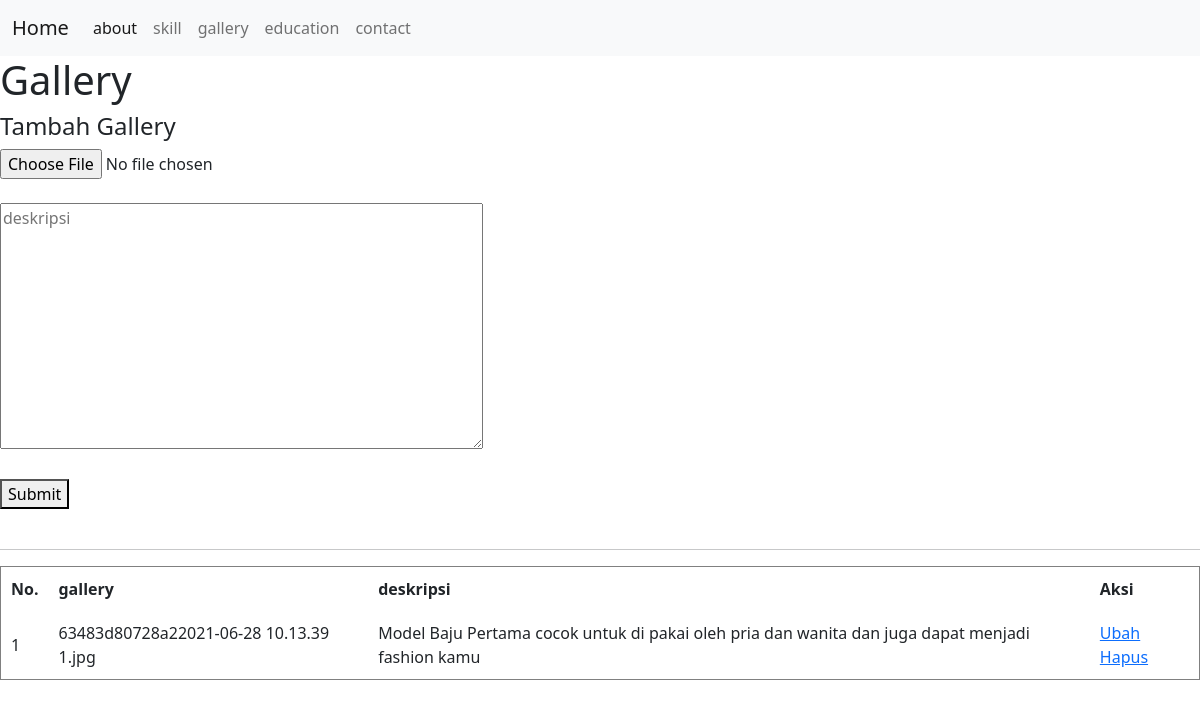
Screenshot of /admin_gallery.php with the database file from the repository.
### tables this page shows
CREATE TABLE `gallery` (
  `id_gallery` int(11) NOT NULL,
  `image` text NOT NULL,
  `deskripsi` varchar(100) NOT NULL
);

### admin_gallery.php (the view, shortened to what this page needs)
<?php
    require_once 'koneksi.php';
    $gallery = mysqli_query($koneksi, "SELECT * FROM gallery");
?>
<!DOCTYPE html>
<html lang="en">
<head>
    <link href="https://cdn.jsdelivr.net/npm/bootstrap@5.0.2/dist/css/bootstrap.min.css" rel="stylesheet">
</head>
<body>
<nav class="navbar navbar-expand-lg navbar-light bg-light">
  <div class="container-fluid">
    <a class="navbar-brand" href="index.php">Home</a>
    <div class="collapse navbar-collapse" id="navbarNav">
      <ul class="navbar-nav">
        <li class="nav-item">
          <a class="nav-link active" aria-current="page" href="admin_about.php">about</a>
        </li>
        <li class="nav-item">
          <a class="nav-link" href="admin_skill.php">skill</a>
        </li>
        <li class="nav-item">
          <a class="nav-link" href="admin_galery.php">gallery</a>
        </li>
        <li class="nav-item">
          <a class="nav-link" href="admin_education.php">education</a>
        </li>
        <li class="nav-item">
          <a class="nav-link" href="admin_contact.php">contact</a>
        </li>
      </ul>
    </div>
  </div>
</nav>
    <h1>Gallery</h1>
    <h4>Tambah Gallery</h4>
    <form method="post" enctype="multipart/form-data">
        <input name="image" type="file" id="image"><br><br>
        <textarea name="deskripsi" id="deskripsi" placeholder="deskripsi" rows="10" cols="50" required></textarea><br>
        <br><button type="submit" name="btnTambahGallery" class="submitform">Submit</button>
    </form>
    <br>
    <hr>
    <table border="1" cellpadding="10" cellspacing="0">
        <thead>
            <tr>
                <th>No.</th>
                <th>gallery</th>
                <th>deskripsi</th>
                <th>Aksi</th>
            </tr>
        </thead>
        <tbody>
            <?php $i = 1; ?>
            <?php foreach ($gallery as $gl): ?>
                <tr>
                    <td><?= $i++; ?></td>
                    <td><?= $gl['image']; ?></td>
                    <td><?= $gl['deskripsi']; ?></td>
                    <td>
                        <a href="admin_gallery_ubah.php?id_gallery=<?= $gl['id_gallery']; ?>">Ubah</a>
                        <a href="admin_gallery_hapus.php?id_gallery=<?= $gl['id_gallery']; ?>">Hapus</a>
                    </td>
                </tr>
            <?php endforeach ?>
        </tbody>
    </table>
</body>
</html>

### rows the page displays
gallery: image "63483d80728a22021-06-28 10.13.39 1.jpg", deskripsi "Model Baju Pertama cocok untuk di pakai oleh pria dan wanita dan juga dapat menjadi fashion kamu"
